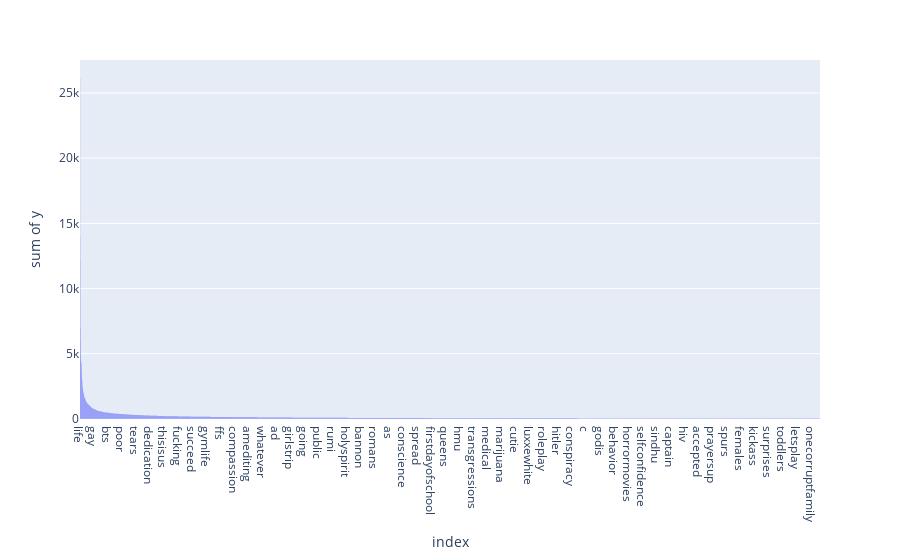

This figure's notebook cell:
### Markdown cell above
### Hashtag

### Code cell
threshold = 30
tags_count = df['hashtags'].map(lambda x: [tag.lower() for tag in x]).explode().value_counts()
tags_count = tags_count[tags_count > threshold]

no_tag_cnt = df["hashtags"].map(lambda x: len(x)).value_counts()[0]
print(f'# of tags above threshold {threshold}: {len(tags_count)}')
print(f'# of no tags: {no_tag_cnt} ({no_tag_cnt / len(df) * 100 :.2f}%)')
print()
print(tags_count)
px.histogram(tags_count, x=tags_count.index, y=tags_count.values)

### Figure 1 — Plotly figure (JSON) as saved in the notebook; plotly's stock layout.template omitted (floating-point values rounded to 4 significant figures; data arrays with more than 128 entries replaced by an {"elided": "..."} marker saying what was removed)
{"data": [{"alignmentgroup": "True", "bingroup": "x", "histfunc": "sum", "hovertemplate": "index=%{x}<br>sum of y=%{y}<extra></extra>", "legendgroup": "", "marker": {"color": "#636efa", "pattern": {"shape": ""}}, "name": "", "offsetgroup": "", "orientation": "v", "showlegend": false, "type": "histogram", "x": {"elided": "6523 str values"}, "xaxis": "x", "y": {"elided": "6523 int values"}, "yaxis": "y"}], "layout": {"barmode": "relative", "legend": {"tracegroupgap": 0}, "margin": {"t": 60}, "xaxis": {"anchor": "y", "domain": [0, 1], "title": {"text": "index"}}, "yaxis": {"anchor": "x", "domain": [0, 1], "title": {"text": "sum of y"}}}}
